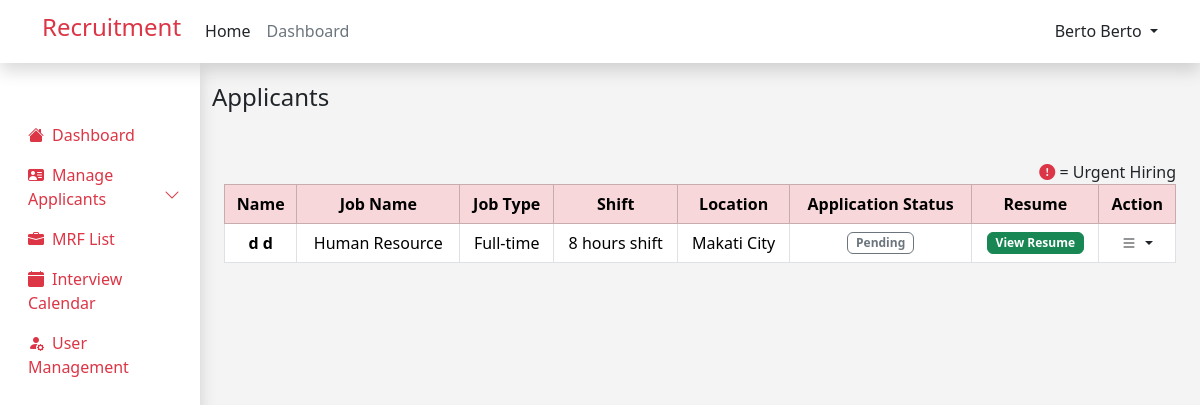
/admin/applicants.php (signed in), run on an earlier commit of the app's database.
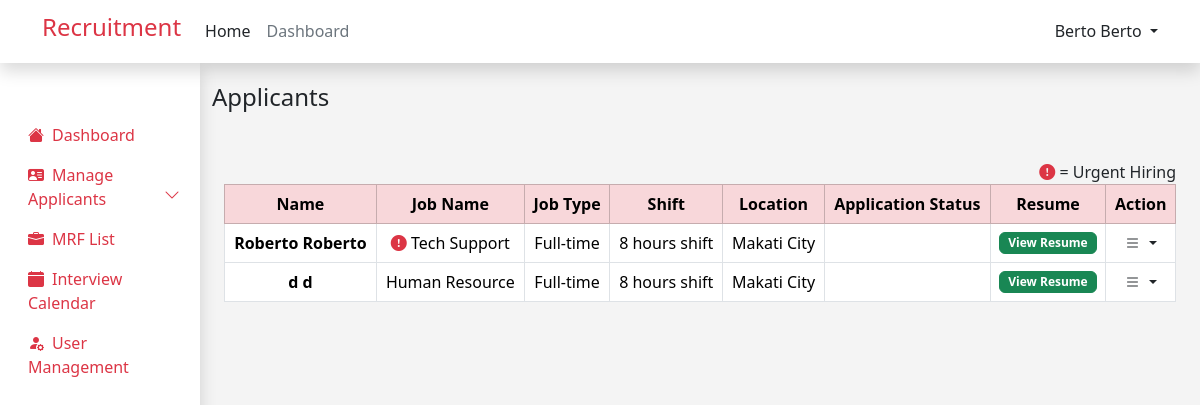
And on a later commit of the database.
### tables this page shows
CREATE TABLE `job_applicants` (
  `id` int(12) NOT NULL,
  `user_id` int(12) NOT NULL,
  `job_id` int(12) NOT NULL,
  `application_status` varchar(255) NOT NULL,
  `interview_date` datetime DEFAULT NULL,
  `remark` text NOT NULL
);

CREATE TABLE `user` (
  `id` int(11) NOT NULL,
  `first_name` varchar(255) NOT NULL,
  `last_name` varchar(255) NOT NULL,
  `email` varchar(255) NOT NULL,
  `password` varchar(255) NOT NULL,
  `role` varchar(255) NOT NULL,
  `resume` varchar(255) NOT NULL,
  `branch` varchar(255) NOT NULL
);

CREATE TABLE `jobs` (
  `id` int(12) NOT NULL,
  `job_name` varchar(255) NOT NULL,
  `number_required` int(12) NOT NULL,
  `job_type` varchar(255) NOT NULL,
  `shift_and_schedule` varchar(255) NOT NULL,
  `location` varchar(255) NOT NULL,
  `job_description` text NOT NULL,
  `qualification` text NOT NULL,
  `priority` varchar(255) NOT NULL,
  `industry` varchar(255) NOT NULL,
  `created_at` timestamp NOT NULL DEFAULT current_timestamp() ON UPDATE current_timestamp()
);

### admin/applicants.php (the view, shortened to what this page needs)
<?php
include ('../admin/applicants_process.php');
$query =
    "SELECT job_applicants.*, jobs.job_name, jobs.job_type, jobs.shift_and_schedule, jobs.location, jobs.priority, user.first_name, user.last_name, user.resume
    FROM ((job_applicants
    INNER JOIN jobs ON job_applicants.job_id = jobs.id)
    INNER JOIN user ON job_applicants.user_id = user.id)
    WHERE job_applicants.application_status != 'Not Selected' AND job_applicants.application_status != 'Selected'
    ORDER BY CASE WHEN jobs.priority = 'Urgent Hiring' THEN 0 ELSE 1 END";
$result = mysqli_query($conn, $query);
include ('../components/header.php');
?>
<!DOCTYPE html>
<html lang="en">
<head>
</head>
<body style="background-color: #F4F4F4; ">
    <div class="container-fluid">
        <div class="row">
            <div class="col-md-2 col-lg-3 col-xl-2 bg-white  p-0 m-0 d-lg-block shadow" style="min-height: 91vh;">
                <?php include ("../admin/admin_sidebar.php"); ?>
            </div>
            <div class="col-md-10 col-lg-9 col-xl-10  mt-3">
                <h4 class=" mt-1 mb-5 ">Applicants</h4>
                <div class="container-fluid table-responsive">
                    <span class="float-end">
                        <i class="bi bi-exclamation-circle-fill text-danger"></i> = Urgent
                        Hiring
                    </span>
                    <table id="applTable" class="table text-center table-hover table-bordered">
                        <thead class="table-danger">
                            <tr>
                                <th>Name</th>
                                <th>Job Name</th>
                                <th>Job Type</th>
                                <th>Shift</th>
                                <th>Location</th>
                                <th>Application Status</th>
                                <th>Resume</th>
                                <th>Action</th>
                            </tr>
                        </thead>
                        <tbody>
                            <?php
                            while ($row = mysqli_fetch_assoc($result)) {
                                ?>
                                <tr>
                                    <th>
                                        <?php echo $row['first_name'] . ' ' . $row['first_name']; ?>
                                    </th>
                                    <td>
                                        <?php
                                        if ($row['priority'] == 'Urgent Hiring') {
                                            ?>
                                            <i class="bi bi-exclamation-circle-fill text-danger"></i>
                                            <?php
                                            echo $row['job_name'];
                                        } else {
                                            echo $row['job_name'];
                                        }
                                        ?>
                                    </td>
                                    <td>
                                        <?php echo $row['job_type']; ?>
                                    </td>
                                    <td>
                                        <?php echo $row['shift_and_schedule']; ?>
                                    </td>
                                    <td>
                                        <?php echo $row['location']; ?>
                                    </td>
                                    <td>
                                        <?php
                                        if ($row['application_status'] == 'Pending') {
                                            ?>
                                            <span class="badge border border-secondary text-secondary">
                                                Pending
                                            </span>
                                            <?php
                                        } elseif ($row['application_status'] == 'Reviewed') {
                                            ?>
                                            <span class="badge border border-primary text-primary">
                                                Reviewed
                                            </span>
                                            <?php
                                        } elseif ($row['application_status'] == 'Interview') {
                                            ?>
                                            <span class="badge border border-danger text-danger"">
                                                To be Interview
                                            </span>
                                            <?php
                                        }
                                        ?>
                                    </td>
                                    <td>
                                        <a href=" /recruitment/resume/<?php echo $row['resume']; ?>" target="_blank"
                                            class="text-decoration-none btn btn-success badge view-resume"
                                            data-application-id="<?php echo $row['id']; ?>">
                                            View Resume
                                            </a>
                                    </td>
                                    <td>
                                        <a href="#" class="d-block text-dark text-decoration-none dropdown-toggle"
                                            id="dropdownUser2" data-bs-toggle="dropdown" aria-expanded="false">
                                            <i class="bi bi-list"></i>
                                        </a>
                                    </td>
                                </tr>
                                <?php
                            }
                            ?>
                        </tbody>
                    </table>
                </div>
            </div>
        </div>
    </div>
</body>
</html>

### components/header.php (shortened to what this page needs)
<html lang="en">
<head>
    <link href="https://cdn.jsdelivr.net/npm/bootstrap@5.3.3/dist/css/bootstrap.min.css" rel="stylesheet"
>
    <link rel="stylesheet" href="https://cdn.jsdelivr.net/npm/bootstrap-icons@1.10.5/font/bootstrap-icons.css">
    <link href="https://cdn.jsdelivr.net/npm/summernote@0.8.18/dist/summernote.min.css" rel="stylesheet">
    <link href="https://cdn.jsdelivr.net/npm/summernote@0.8.18/dist/summernote-lite.min.css" rel="stylesheet">
    <link rel="stylesheet" href="https://cdn.datatables.net/2.0.3/css/dataTables.dataTables.min.css">
    <?php
    if (isset($_SESSION['user_role']) && $_SESSION['user_role'] != 'user') {
        if (strpos($_SERVER['REQUEST_URI'], '/admin/') !== false) {
            ?>
            <link rel="stylesheet" href="../components/style.css">
            <?php
        } else {
            ?>
            <link rel="stylesheet" href="components/style.css">
            <?php
        }
    } else {
        ?>
        <link rel="stylesheet" href="components/style.css">
        <?php
    }
    ?>
</head>
<body>
    <?php
    if (isset($_SESSION['user_role']) && $_SESSION['user_role'] != 'user') {
        if (strpos($_SERVER['REQUEST_URI'], '/admin/') !== false) {
            include ('../components/header_content.php');
        } else {
            include ('components/header_content.php');
        }
    } else {
        include ('components/header_content.php');
    }
    ?>
</body>
</html>

### components/header_content.php (shortened to what this page needs)
<nav class="navbar navbar-expand-lg shadow bg-white">
    <div class="container">
        <a href="/recruitment" class="navbar-brand text-danger">
            <h4>Recruitment</h4>
        </a>
        <div class="collapse navbar-collapse justify-content-lg-start" id="navbarNav">
            <ul class="navbar-nav me-lg-auto mb-2 justify-content-center mb-md-0">
                <li class="nav-item">
                    <a href="/recruitment"
                        class="nav-link link-dark <?php echo ($_SERVER['REQUEST_URI'] == '/recruitment' || $_SERVER['REQUEST_URI'] == '/recruitment/' || $_SERVER['REQUEST_URI'] == '/recruitment/index.php') ? 'text-dark fw-bold' : 'text-dark'; ?>">
                        Home
                    </a>
                </li>
                <?php
                if (isset($_SESSION['user_role'])) {
                    if ($_SESSION['user_role'] !== 'user' && $_SESSION['user_role'] !== 'Operations') {
                        $adminDashboardUrl = "/recruitment/admin/home.php";
                        $href = $adminDashboardUrl;
                        $isActive = ($_SERVER['REQUEST_URI'] == $adminDashboardUrl || $_SERVER['REQUEST_URI'] == $adminDashboardUrl . '/') ? ' text-dark fw-bold' : ' text-secondary';
                        echo '
                        <li class="nav-item">
                            <a href="' . $href . '" class="nav-link  link-dark ' . $isActive . '">
                                Dashboard
                            </a>
                        </li>
                        ';
                    } else if ($_SESSION['user_role'] == 'Operations') {
                        $mrfUrl = "/recruitment/admin/add_mrf.php";
                        $href = $mrfUrl;
                        $isActive = ($_SERVER['REQUEST_URI'] == $mrfUrl || $_SERVER['REQUEST_URI'] == $mrfUrl . '/') ? ' text-dark fw-bold' : ' text-secondary';
                        echo '
                        <li class="nav-item">
                            <a href="' . $href . '" class="nav-link  link-dark ' . $isActive . '">
                                MRF
                            </a>
                        </li>
                        ';
                    }
                }
                ?>
            </ul>
            <div class="navbar-text text-end">
                <?php
                if (isset($_SESSION["user_id"])) {
                    $user = $_SESSION["user_name"];
                    echo '
                            <div class="row">
                                <div class="col-sm-1 dropdown d-flex justify-content-start">
                                    <a href="#" class="d-block link-danger text-decoration-none dropdown-toggle text-dark" id="dropdownUser2"
                                        data-bs-toggle="dropdown" aria-expanded="false">
                                        ' . $user . '
                                    </a>
                                    <ul class="dropdown-menu text-small shadow" aria-labelledby="dropdownUser2">
                                        <li><a class="dropdown-item" href="/recruitment/profile.php"><i class="bi bi-person-circle"></i> Profile</a></li>
                                        <li>
                                            <hr class="dropdown-divider">
                                        </li>
                                        <li><a class="dropdown-item" href="/recruitment/logout.php"><i class="bi bi-box-arrow-right"></i> Sign out</i></a></li>
                                    </ul>
                                </div>
                            </div>
                        ';
                } else {
                    echo '
                            <a href="login.php" class="btn btn-outline-danger me-2" style="border-radius: 0;">Login</a>
                            <a href="register.php" class="btn btn-danger" style="border-radius: 0;">Sign-up</a>
                        ';
                }
                ?>
            </div>
        </div>
    </div>
</nav>

### admin/admin_sidebar.php (shortened to what this page needs)
<div class="accordion p-1" id="accordionExample">
    <ul class="nav flex-column mt-5">
        <li>
            <a href="../admin/home.php"
                class="nav-link p-2 ps-4 <?php echo ($_SERVER['REQUEST_URI'] == '/recruitment/admin/home.php' || $_SERVER['REQUEST_URI'] == '/recruitment/admin/home.php/') ? 'border-end border-danger border-5 bg-danger text-white' : 'text-danger'; ?>">
                <i class="bi bi-house-fill me-2"></i>Dashboard
            </a>
        </li>
        <li>
            <a href="#"
                class="nav-link  bg-opacity-25 p-2 ps-4 text-danger <?php echo ($_SERVER['REQUEST_URI'] == '/recruitment/admin/pooling_applicant.php' || $_SERVER['REQUEST_URI'] == '/recruitment/admin/shortlisted_applicant.php' || $_SERVER['REQUEST_URI'] == '/recruitment/admin/identified_applicant.php' || $_SERVER['REQUEST_URI'] == '/recruitment/admin/placed_applicant.php' || $_SERVER['REQUEST_URI'] == '/recruitment/admin/failed_applicant.php' || $_SERVER['REQUEST_URI'] == '/recruitment/admin/backout_applicant.php') ? 'bg-danger' : ''; ?>"
                data-bs-toggle="collapse" data-bs-target="#manageApplicantCollapse" aria-expanded="true">
                <i class="bi bi-person-vcard-fill me-2"></i>Manage Applicants<i
                    class="bi bi-chevron-down me-2 float-end"></i>
            </a>
        </li>
        <li>
            <a href="../admin/mrf_list.php"
                class="nav-link p-2 ps-4  <?php echo ($_SERVER['REQUEST_URI'] == '/recruitment/admin/mrf_list.php') ? 'border-end border-danger border-5 bg-danger text-white' : 'text-danger'; ?>">
                <i class="bi bi-briefcase-fill me-2"></i>MRF List
            </a>
        </li>
        <li>
            <a href="../admin/interview_calendar.php"
                class="nav-link p-2 ps-4 <?php echo ($_SERVER['REQUEST_URI'] == '/recruitment/admin/interview_calendar.php' || $_SERVER['REQUEST_URI'] == '/recruitment/admin/interview_calendar.php/') ? 'border-end border-danger border-5 bg-danger text-white' : 'text-danger'; ?>">
                <i class="bi bi-calendar-fill me-2"></i>Interview Calendar
            </a>
        </li>
        <?php
        if ($_SESSION['user_role'] == 'Super Admin') {
            ?>
            <li>
                <a href="../admin/manage_user.php"
                    class="nav-link p-2 ps-4 <?php echo ($_SERVER['REQUEST_URI'] == '/recruitment/admin/manage_user.php' || $_SERVER['REQUEST_URI'] == '/recruitment/admin/manage_user.php/') ? 'border-end border-danger border-5 bg-danger text-white' : 'text-danger'; ?>">
                    <i class="bi bi-person-fill-gear me-2"></i>User Management
                </a>
            </li>
            <?php
        }
        ?>
    </ul>
</div>

What changed in the data, as far as the page shows it:
added job_applicants: user.first_name "Roberto", job.job_name "Tech Support", job.job_type "Full-time", job.shift_and_schedule "8 hours shift", job.location "Makati City"
changed job_applicants "Human Resource": no longer shows "Pending"
